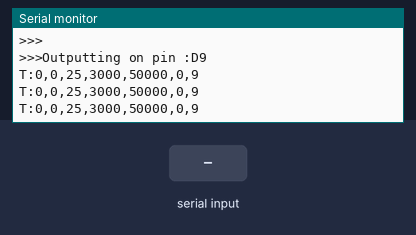
A sketch run on a simulated Arduino Uno, built with avr-gcc and run on an emulated ATmega328P. Shown: the last lines printed to the serial monitor. The inputs (shaded band) are chosen by the test bench.

Above: at 1.6 s.
1.7 s: "D:75\n" received over Serial
At 1.91 s:
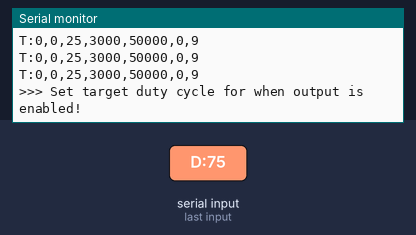
3.2 s: "L:45\n" received over Serial
At 3.41 s:
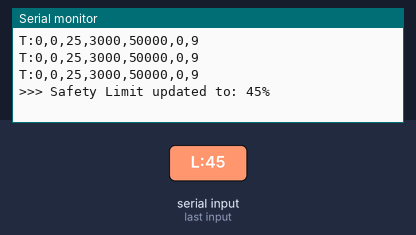
4.7 s: "P:45\n" received over Serial
At 4.91 s:
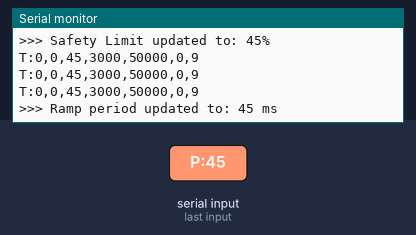
6.2 s: "F:45\n" received over Serial
At 6.41 s:
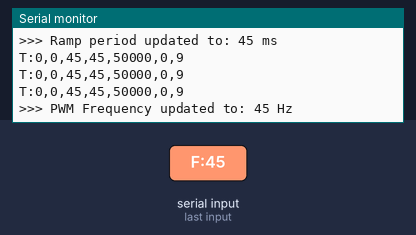

Measured:
- after the input at 1.7 s, the serial monitor: prints a new line at once (image 1)
- after the input at 3.2 s, the serial monitor: prints a new line at once (image 2)
- after the input at 4.7 s, the serial monitor: prints a new line at once (image 3)
- after the input at 6.2 s, the serial monitor: prints a new line at once (image 4)

The sketch:

pwm_firmware.ino
```cpp
// PWM experimentation , FW 0.1 , 21/7/26
// ATmega328p
// IEEESBUPATRAS , PES CHAPTER
// Based on the PWM.h lib originally created by Sam Knight , modified by Terry Myers

#include <PWM.h>

int out = 9;                //D9 pwm OUT
int32_t frequency = 50000;  //Default Frequency

// Ramping variables
int current_duty = 0;       // The actual current output (0-255)
int target_duty = 0;        // The goal output we want to reach
int start_duty = 0;         // The duty cycle when the ramp started

int safety_limit = 25;      // Maximum duty cycle allowed (0-100%)
const int ABSOLUTE_MAX = 90; // The safety_limit can never go above this.

unsigned long ramp_duration = 3000; // 3000ms = 3 seconds to complete a ramp
unsigned long ramp_start_time = 0;
bool is_ramping = false;

// Print timer
unsigned long last_print_time = 0;

// Output Master Switch
bool output_enabled = false;
//saved target_pct for when output is turned off and on
int saved_target_pct = 0;

// This is a standard C++ trick to restart an Arduino.
// It creates a function pointer that points to memory address 0 (the start of the program).
void(* resetFunc) (void) = 0;

void setup() {
  Serial.begin(9600);
  InitTimersSafe();

  bool success = SetPinFrequencySafe(out, frequency);
  //String logo = "██ ███████ ███████ ███████ \n██ ██      ██      ██      \n██ █████   █████   █████   \n██ ██      ██      ██      \n██ ███████ ███████ ███████"; deprecated in favor of standard ascii chars
  String logo = "## ###### ###### ###### \n## ##     ##     ##     \n## #####  #####  #####  \n## ##     ##     ##     \n## ###### ###### ######";
  if(success) {
    Serial.println(" ");
    Serial.println(logo);
    Serial.println(" ");

    Serial.println(">>>System Ready.");
    Serial.println(">>>ATmega328p");
    Serial.println(">>>--- IEEE SB UPATRAS , PES CHAPTER --- ");
    Serial.println(">>> ");
    Serial.println(">>>PWM experimentation , FW 0.1 , 21/7/26 ");
    Serial.println(">>>Based on the PWM.h lib originally created by Sam Knight , modified by Terry Myers");
    Serial.println(">>>");
    Serial.println(">>>Commands: D:val (Duty), L:val (Limit), P:val (Period ms), F:val (Freq Hz)");
    Serial.println(">>>");
    Serial.print(">>>Outputting on pin :D");
    Serial.println(out);
  }
}

void loop() {
  // 1. Constantly check if the user typed something new
  checkSerialCommands();

  // 2. Smoothly update the PWM if a ramp is in progress
  updateRamp();

  // 3. Print the telemetry twice a second
  if (millis() - last_print_time >= 500) {
    // Format: T:current_duty,target_duty,safety_limit,ramp_duration,frequency,output_enabled,pin_out
    Serial.print("T:");
    Serial.print(current_duty * 100 / 255);
    Serial.print(",");
    Serial.print(target_duty * 100 / 255);
    Serial.print(",");
    Serial.print(safety_limit);
    Serial.print(",");
    Serial.print(ramp_duration);
    Serial.print(",");
    Serial.print(frequency);
    Serial.print(",");
    Serial.print(output_enabled);
    Serial.print(",");
    Serial.println(out); //pin number

    last_print_time = millis();
  }
}

// --- NEW COMMAND PARSER ---
void checkSerialCommands() {
  if (Serial.available() > 0) {
    // Read the entire incoming line until the Newline character
    String input = Serial.readStringUntil('\n');
    input.trim(); // Clean up any extra spaces or hidden carriage returns

    // Make sure we actually received something like "D:75" (at least 3 characters)
    if (input.length() >= 3 && input.charAt(1) == ':') {

      char command = input.charAt(0);           // Extract the 'D', 'L', etc.
      long value = input.substring(2).toInt();  // Extract the number after the ':'

      switch (command) {

        case 'D': // SET DUTY CYCLE
          if (output_enabled){ //output enabled check
            setTargetDuty(value);
          } else {
            saved_target_pct = constrain(value, 0, safety_limit); //save target duty_pct for when output is enabled
            Serial.println(">>> Set target duty cycle for when output is enabled!");
          }
          break;

        case 'L': // SET SAFETY LIMIT
          // Constrain the new limit between 0 and our ABSOLUTE_MAX (90)
          safety_limit = constrain(value, 0, ABSOLUTE_MAX);
          Serial.print(">>> Safety Limit updated to: ");
          Serial.print(safety_limit);
          Serial.println("%");

          // CRITICAL SAFETY CHECK:
          if ((target_duty * 100 / 255) > safety_limit) {
              Serial.println(">>> Target exceeds new limit! Forcing ramp down...");
              setTargetDuty(safety_limit);
          }
          break;

        case 'P': // SET RAMP PERIOD
          ramp_duration = value;
          Serial.print(">>> Ramp period updated to: ");
          Serial.print(ramp_duration);
          Serial.println(" ms");
          break;

        case 'F': // SET FREQUENCY
          frequency = value;
          SetPinFrequencySafe(out, frequency); // <PWM.h> magic!
          Serial.print(">>> PWM Frequency updated to: ");
          Serial.print(frequency);
          Serial.println(" Hz");
          break;

        case 'R': // RESTART
          if (value == 1) {
            Serial.println(">>> Software Reset Triggered...");
            setTargetDuty(0);//this shi dont work it just resets the pro counter but doenst have time to zero the output , hard reset seems most unwise hmmmmm
            delay(500); // Give the serial port time to send the message
            resetFunc(); // Jump to memory address 0
          }
          break;

        case 'O': //OUTPUT PWM
          output_enabled = (bool) value;

          if (!output_enabled){
            saved_target_pct = (target_duty * 100) / 255;
            setTargetDuty(0);
            Serial.println(">>> Output Disabled :(");

          }
          else {
            setTargetDuty(saved_target_pct);
            Serial.println(">>> Output Enabled!");
          }
          break;

        default:
          Serial.println(">>> Error: Unknown Command Prefix!");
          break;
      }
    }
  }
}

// --- DUTY CYCLE LOGIC ---
void setTargetDuty(int input_pct) {
  // Limit the input to the dynamic safety bounds
  input_pct = constrain(input_pct, 0, safety_limit);

  int new_target = (input_pct * 255) / 100;

  if (new_target != target_duty) {
    start_duty = current_duty;
    target_duty = new_target;
    ramp_start_time = millis();
    is_ramping = true;

    Serial.print(">>> Ramping to new target: ");
    Serial.print(input_pct);
    Serial.println("%");
  }
}

// --- RAMPING LOGIC ---
void updateRamp() {
  if (is_ramping) {
    unsigned long current_time = millis();
    unsigned long elapsed_time = current_time - ramp_start_time;

    if (elapsed_time >= ramp_duration) {
      current_duty = target_duty;
      is_ramping = false;
      Serial.println(">>> Ramp complete!");
    }
    else {
      long duty_difference = target_duty - start_duty;
      current_duty = start_duty + (duty_difference * (long)elapsed_time) / (long)ramp_duration;
    }

    pwmWrite(out, current_duty);
  }
}
```
